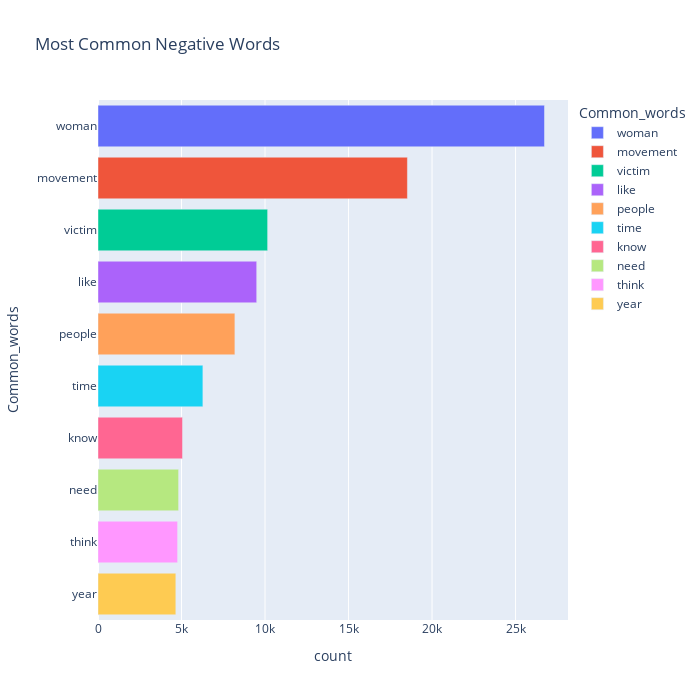

The cell this chart's notebook holds for it:
### Code cell
most_common_negative_words = pd.DataFrame(filtered_negative_word_counts.items(), columns=['Common_words', 'count'])
most_common_negative_words = most_common_negative_words.sort_values('count', ascending=False).head(10)

fig = px.bar(most_common_negative_words, x='count', y='Common_words', title='Most Common Negative Words', orientation='h', width=700, height=700, color='Common_words')
fig.show()

### Figure 1 — Plotly figure (JSON) as saved in the notebook; plotly's stock layout.template omitted (floating-point values rounded to 4 significant figures)
{"data": [{"alignmentgroup": "True", "hovertemplate": "Common_words=%{y}<br>count=%{x}<extra></extra>", "legendgroup": "woman", "marker": {"color": "#636efa", "pattern": {"shape": ""}}, "name": "woman", "offsetgroup": "woman", "orientation": "h", "showlegend": true, "textposition": "auto", "type": "bar", "x": [26733], "xaxis": "x", "y": ["woman"], "yaxis": "y"}, {"alignmentgroup": "True", "hovertemplate": "Common_words=%{y}<br>count=%{x}<extra></extra>", "legendgroup": "movement", "marker": {"color": "#EF553B", "pattern": {"shape": ""}}, "name": "movement", "offsetgroup": "movement", "orientation": "h", "showlegend": true, "textposition": "auto", "type": "bar", "x": [18525], "xaxis": "x", "y": ["movement"], "yaxis": "y"}, {"alignmentgroup": "True", "hovertemplate": "Common_words=%{y}<br>count=%{x}<extra></extra>", "legendgroup": "victim", "marker": {"color": "#00cc96", "pattern": {"shape": ""}}, "name": "victim", "offsetgroup": "victim", "orientation": "h", "showlegend": true, "textposition": "auto", "type": "bar", "x": [10156], "xaxis": "x", "y": ["victim"], "yaxis": "y"}, {"alignmentgroup": "True", "hovertemplate": "Common_words=%{y}<br>count=%{x}<extra></extra>", "legendgroup": "like", "marker": {"color": "#ab63fa", "pattern": {"shape": ""}}, "name": "like", "offsetgroup": "like", "orientation": "h", "showlegend": true, "textposition": "auto", "type": "bar", "x": [9502], "xaxis": "x", "y": ["like"], "yaxis": "y"}, {"alignmentgroup": "True", "hovertemplate": "Common_words=%{y}<br>count=%{x}<extra></extra>", "legendgroup": "people", "marker": {"color": "#FFA15A", "pattern": {"shape": ""}}, "name": "people", "offsetgroup": "people", "orientation": "h", "showlegend": true, "textposition": "auto", "type": "bar", "x": [8196], "xaxis": "x", "y": ["people"], "yaxis": "y"}, {"alignmentgroup": "True", "hovertemplate": "Common_words=%{y}<br>count=%{x}<extra></extra>", "legendgroup": "time", "marker": {"color": "#19d3f3", "pattern": {"shape": ""}}, "name": "time", "offsetgroup": "time", "orientation": "h", "showlegend": true, "textposition": "auto", "type": "bar", "x": [6280], "xaxis": "x", "y": ["time"], "yaxis": "y"}, {"alignmentgroup": "True", "hovertemplate": "Common_words=%{y}<br>count=%{x}<extra></extra>", "legendgroup": "know", "marker": {"color": "#FF6692", "pattern": {"shape": ""}}, "name": "know", "offsetgroup": "know", "orientation": "h", "showlegend": true, "textposition": "auto", "type": "bar", "x": [5061], "xaxis": "x", "y": ["know"], "yaxis": "y"}, {"alignmentgroup": "True", "hovertemplate": "Common_words=%{y}<br>count=%{x}<extra></extra>", "legendgroup": "need", "marker": {"color": "#B6E880", "pattern": {"shape": ""}}, "name": "need", "offsetgroup": "need", "orientation": "h", "showlegend": true, "textposition": "auto", "type": "bar", "x": [4826], "xaxis": "x", "y": ["need"], "yaxis": "y"}, {"alignmentgroup": "True", "hovertemplate": "Common_words=%{y}<br>count=%{x}<extra></extra>", "legendgroup": "think", "marker": {"color": "#FF97FF", "pattern": {"shape": ""}}, "name": "think", "offsetgroup": "think", "orientation": "h", "showlegend": true, "textposition": "auto", "type": "bar", "x": [4765], "xaxis": "x", "y": ["think"], "yaxis": "y"}, {"alignmentgroup": "True", "hovertemplate": "Common_words=%{y}<br>count=%{x}<extra></extra>", "legendgroup": "year", "marker": {"color": "#FECB52", "pattern": {"shape": ""}}, "name": "year", "offsetgroup": "year", "orientation": "h", "showlegend": true, "textposition": "auto", "type": "bar", "x": [4660], "xaxis": "x", "y": ["year"], "yaxis": "y"}], "layout": {"barmode": "relative", "height": 700, "legend": {"title": {"text": "Common_words"}, "tracegroupgap": 0}, "title": {"text": "Most Common Negative Words"}, "width": 700, "xaxis": {"anchor": "y", "domain": [0, 1], "title": {"text": "count"}}, "yaxis": {"anchor": "x", "categoryarray": ["year", "think", "need", "know", "time", "people", "like", "victim", "movement", "woman"], "categoryorder": "array", "domain": [0, 1], "title": {"text": "Common_words"}}}}
